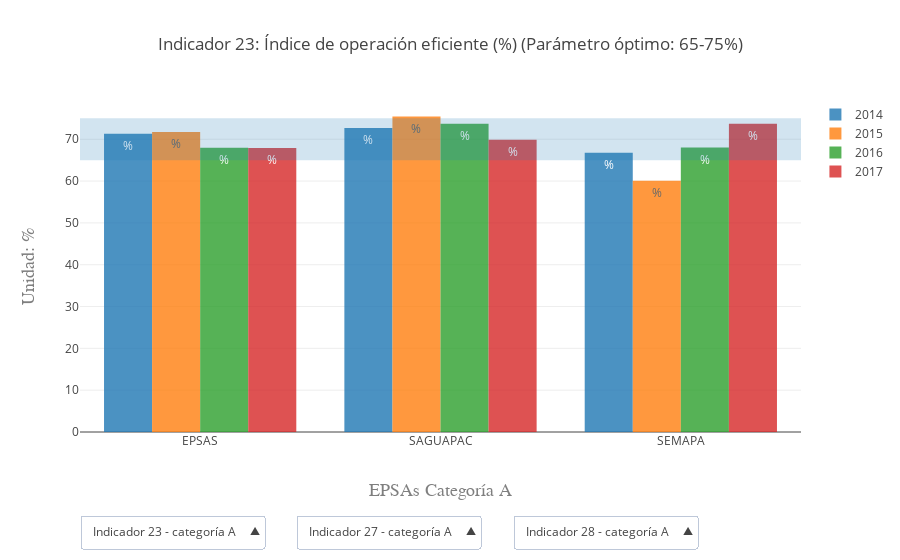

Notebook code for this chart:
### Code cell
iplot(fig2)

### Figure 1 — Plotly figure (JSON) as saved in the notebook; plotly's stock layout.template omitted (floating-point values rounded to 4 significant figures)
{"data": [{"marker": {"color": "#1f77b4"}, "name": "2014", "opacity": 0.8, "text": "%", "type": "bar", "uid": "a4ee21b8-cc9b-11e8-a928-f0761c9f65e1", "visible": true, "x": ["EPSAS", "SAGUAPAC", "SEMAPA"], "y": [71.3, 72.72, 66.79]}, {"marker": {"color": "#ff7f0e"}, "name": "2015", "opacity": 0.8, "text": "%", "type": "bar", "uid": "a4ee21b9-cc9b-11e8-a3f4-f0761c9f65e1", "visible": true, "x": ["EPSAS", "SAGUAPAC", "SEMAPA"], "y": [71.71, 75.42, 60.08]}, {"marker": {"color": "#2ca02c"}, "name": "2016", "opacity": 0.8, "text": "%", "type": "bar", "uid": "a4ee21ba-cc9b-11e8-a746-f0761c9f65e1", "visible": true, "x": ["EPSAS", "SAGUAPAC", "SEMAPA"], "y": [67.95, 73.69, 68.03]}, {"marker": {"color": "#d62728"}, "name": "2017", "opacity": 0.8, "text": "%", "type": "bar", "uid": "a4ee21bb-cc9b-11e8-8f83-f0761c9f65e1", "visible": true, "x": ["EPSAS", "SAGUAPAC", "SEMAPA"], "y": [67.94, 69.86, 73.72]}, {"marker": {"color": "#1f77b4"}, "name": "2014", "opacity": 0.8, "text": "%CUO(Bs.)", "type": "bar", "uid": "a4ee21bc-cc9b-11e8-95e4-f0761c9f65e1", "visible": false, "x": ["EPSAS", "SAGUAPAC", "SEMAPA"], "y": [5.2, 5.47, 8.29]}, {"marker": {"color": "#ff7f0e"}, "name": "2015", "opacity": 0.8, "text": "%CUO(Bs.)", "type": "bar", "uid": "a4ee21bd-cc9b-11e8-aa8e-f0761c9f65e1", "visible": false, "x": ["EPSAS", "SAGUAPAC", "SEMAPA"], "y": [5.22, 5.49, 8.09]}, {"marker": {"color": "#2ca02c"}, "name": "2016", "opacity": 0.8, "text": "%CUO(Bs.)", "type": "bar", "uid": "a4ee21be-cc9b-11e8-9e45-f0761c9f65e1", "visible": false, "x": ["EPSAS", "SAGUAPAC", "SEMAPA"], "y": [5.61, 5.53, 9.63]}, {"marker": {"color": "#d62728"}, "name": "2017", "opacity": 0.8, "text": "%CUO(Bs.)", "type": "bar", "uid": "a4ee21bf-cc9b-11e8-83be-f0761c9f65e1", "visible": false, "x": ["EPSAS", "SAGUAPAC", "SEMAPA"], "y": [5.58, 5.67, 10.36]}, {"marker": {"color": "#1f77b4"}, "name": "2014", "opacity": 0.8, "text": "%TM(Bs.)", "type": "bar", "uid": "a4ee21c0-cc9b-11e8-b719-f0761c9f65e1", "visible": false, "x": ["EPSAS", "SAGUAPAC", "SEMAPA"], "y": [4.43, 5.38, 10.16]}, {"marker": {"color": "#ff7f0e"}, "name": "2015", "opacity": 0.8, "text": "%TM(Bs.)", "type": "bar", "uid": "a4ee21c1-cc9b-11e8-a8d3-f0761c9f65e1", "visible": false, "x": ["EPSAS", "SAGUAPAC", "SEMAPA"], "y": [4.47, 5.52, 9.84]}, {"marker": {"color": "#2ca02c"}, "name": "2016", "opacity": 0.8, "text": "%TM(Bs.)", "type": "bar", "uid": "a4ee21c2-cc9b-11e8-9025-f0761c9f65e1", "visible": false, "x": ["EPSAS", "SAGUAPAC", "SEMAPA"], "y": [4.59, 5.43, 12.85]}, {"marker": {"color": "#d62728"}, "name": "2017", "opacity": 0.8, "text": "%TM(Bs.)", "type": "bar", "uid": "a4ee21c3-cc9b-11e8-ae86-f0761c9f65e1", "visible": false, "x": ["EPSAS", "SAGUAPAC", "SEMAPA"], "y": [4.75, 5.45, 15.03]}, {"marker": {"color": "#1f77b4"}, "name": "2014", "opacity": 0.8, "text": "%", "type": "bar", "uid": "a4ee21c4-cc9b-11e8-bf4e-f0761c9f65e1", "visible": false, "x": ["AAPOS", "BUSTILLO", "CAPAG", "COATRI", "COOPAGUAS", "COOPAPPI", "COOPLAN", "COSAALT", "COSMOL", "COSPAIL", "ELAPAS", "EMAPAS", "EMAPAV", "EMAPYC", "EPSA COBIJA", "MANCHACO", "SAJUBA", "SELA"], "y": [80.2, 128.6, 107.1, 124.8, 96.42, 90.36, 90.81, 80.61, 111.9, 80.81, 80.28, 111.0, 87.91, 86.17, 125.6, 118.2, 74.24, 68.34]}, {"marker": {"color": "#ff7f0e"}, "name": "2015", "opacity": 0.8, "text": "%", "type": "bar", "uid": "a4ee21c5-cc9b-11e8-a01d-f0761c9f65e1", "visible": false, "x": ["AAPOS", "BUSTILLO", "CAPAG", "COATRI", "COOPAGUAS", "COOPAPPI", "COOPLAN", "COSAALT", "COSMOL", "COSPAIL", "ELAPAS", "EMAPAS", "EMAPAV", "EMAPYC", "EPSA COBIJA", "MANCHACO", "SAJUBA", "SELA"], "y": [80.32, 121.9, 96.63, 115.0, 98.86, 99.91, 95.05, 87.49, 112.9, 90.76, 76.68, 133.1, 87.96, 92.33, 158.5, 104.7, 104.3, 69.27]}, {"marker": {"color": "#2ca02c"}, "name": "2016", "opacity": 0.8, "text": "%", "type": "bar", "uid": "a4ee21c6-cc9b-11e8-9e1a-f0761c9f65e1", "visible": false, "x": ["AAPOS", "BUSTILLO", "CAPAG", "COATRI", "COOPAGUAS", "COOPAPPI", "COOPLAN", "COSAALT", "COSMOL", "COSPAIL", "ELAPAS", "EMAPAS", "EMAPAV", "EMAPYC", "EPSA COBIJA", "MANCHACO", "SAJUBA", "SELA"], "y": [117.4, 123.5, 104.9, 118.3, 105.7, 120.2, 97.59, 93.62, 100, 94.11, 69.55, 197.9, 99.68, 102.8, 118.7, 146.7, 104.7, 69.03]}, {"marker": {"color": "#d62728"}, "name": "2017", "opacity": 0.8, "text": "%", "type": "bar", "uid": "a4ee21c7-cc9b-11e8-b559-f0761c9f65e1", "visible": false, "x": ["AAPOS", "BUSTILLO", "CAPAG", "COATRI", "COOPAGUAS", "COOPAPPI", "COOPLAN", "COSAALT", "COSMOL", "COSPAIL", "ELAPAS", "EMAPAS", "EMAPAV", "EMAPYC", "EPSA COBIJA", "MANCHACO", "SAJUBA", "SELA"], "y": [98.2, 93.29, 104.3, 124.9, 100.3, 101.1, 102.9, 83.34, 99.55, 96.38, 70.93, 90.9, 107.7, 101.9, 110.9, 117.8, 98.14, 74.56]}, {"marker": {"color": "#1f77b4"}, "name": "2014", "opacity": 0.8, "text": "%CUO(Bs.)", "type": "bar", "uid": "a4ee21c8-cc9b-11e8-a3e0-f0761c9f65e1", "visible": false, "x": ["AAPOS", "BUSTILLO", "CAPAG", "COATRI", "COOPAGUAS", "COOPAPPI", "COOPLAN", "COSAALT", "COSMOL", "COSPAIL", "ELAPAS", "EMAPAS", "EMAPAV", "EMAPYC", "EPSA COBIJA", "MANCHACO", "SAJUBA", "SELA"], "y": [3.09, null, 2.84, 4.52, 3.32, 2.69, 3.34, 3.26, 3.37, 3.37, 5.48, 6.89, 2.38, 5.84, 2.16, 2.22, 2.36, 4.38]}, {"marker": {"color": "#ff7f0e"}, "name": "2015", "opacity": 0.8, "text": "%CUO(Bs.)", "type": "bar", "uid": "a4ee21c9-cc9b-11e8-b087-f0761c9f65e1", "visible": false, "x": ["AAPOS", "BUSTILLO", "CAPAG", "COATRI", "COOPAGUAS", "COOPAPPI", "COOPLAN", "COSAALT", "COSMOL", "COSPAIL", "ELAPAS", "EMAPAS", "EMAPAV", "EMAPYC", "EPSA COBIJA", "MANCHACO", "SAJUBA", "SELA"], "y": [2.73, null, 2.85, 5.28, 3.34, 2.48, 2.95, 3.75, 3.38, 3.58, 5.67, null, 2.05, 5.74, null, 1.35, 2.23, 4.59]}, {"marker": {"color": "#2ca02c"}, "name": "2016", "opacity": 0.8, "text": "%CUO(Bs.)", "type": "bar", "uid": "a4ee21ca-cc9b-11e8-860f-f0761c9f65e1", "visible": false, "x": ["AAPOS", "BUSTILLO", "CAPAG", "COATRI", "COOPAGUAS", "COOPAPPI", "COOPLAN", "COSAALT", "COSMOL", "COSPAIL", "ELAPAS", "EMAPAS", "EMAPAV", "EMAPYC", "EPSA COBIJA", "MANCHACO", "SAJUBA", "SELA"], "y": [2.69, 1.1, 2.4, 5.83, 3.18, null, 2.65, 3.73, 3.27, 3.66, 5.81, null, 2.27, 5.23, 1.59, 1.22, 2.3, 4.67]}, {"marker": {"color": "#d62728"}, "name": "2017", "opacity": 0.8, "text": "%CUO(Bs.)", "type": "bar", "uid": "a4ee21cb-cc9b-11e8-a3b2-f0761c9f65e1", "visible": false, "x": ["AAPOS", "BUSTILLO", "CAPAG", "COATRI", "COOPAGUAS", "COOPAPPI", "COOPLAN", "COSAALT", "COSMOL", "COSPAIL", "ELAPAS", "EMAPAS", "EMAPAV", "EMAPYC", "EPSA COBIJA", "MANCHACO", "SAJUBA", "SELA"], "y": [3.58, 1.07, 2.44, 5.75, 3.67, 2.3, 2.96, 3.65, 3.43, 3.82, 5.92, 3.87, 2.39, 5.95, 1.82, 1.92, 2.24, 4.77]}, {"marker": {"color": "#1f77b4"}, "name": "2014", "opacity": 0.8, "text": "%TM(Bs.)", "type": "bar", "uid": "a4ee21cc-cc9b-11e8-8580-f0761c9f65e1", "visible": false, "x": ["AAPOS", "BUSTILLO", "CAPAG", "COATRI", "COOPAGUAS", "COOPAPPI", "COOPLAN", "COSAALT", "COSMOL", "COSPAIL", "ELAPAS", "EMAPAS", "EMAPAV", "EMAPYC", "EPSA COBIJA", "MANCHACO", "SAJUBA", "SELA"], "y": [2.91, null, 3.76, 7.86, 3.56, 4.3, 3.08, 3.2, 5.03, 3.05, 6.68, 8.88, 2.27, 6.92, 2.74, 4.46, 2.39, 3.38]}, {"marker": {"color": "#ff7f0e"}, "name": "2015", "opacity": 0.8, "text": "%TM(Bs.)", "type": "bar", "uid": "a4ee21cd-cc9b-11e8-ba97-f0761c9f65e1", "visible": false, "x": ["AAPOS", "BUSTILLO", "CAPAG", "COATRI", "COOPAGUAS", "COOPAPPI", "COOPLAN", "COSAALT", "COSMOL", "COSPAIL", "ELAPAS", "EMAPAS", "EMAPAV", "EMAPYC", "EPSA COBIJA", "MANCHACO", "SAJUBA", "SELA"], "y": [2.87, null, 3.43, 8.69, 3.67, 3.9, 3.39, 3.98, 4.84, 3.66, 7.15, null, 2.35, 7.76, null, 3.05, 3.01, 5.16]}, {"marker": {"color": "#2ca02c"}, "name": "2016", "opacity": 0.8, "text": "%TM(Bs.)", "type": "bar", "uid": "a4ee21ce-cc9b-11e8-beb4-f0761c9f65e1", "visible": false, "x": ["AAPOS", "BUSTILLO", "CAPAG", "COATRI", "COOPAGUAS", "COOPAPPI", "COOPLAN", "COSAALT", "COSMOL", "COSPAIL", "ELAPAS", "EMAPAS", "EMAPAV", "EMAPYC", "EPSA COBIJA", "MANCHACO", "SAJUBA", "SELA"], "y": [4.07, 2.17, 3.52, 9.08, 4.17, null, 3.39, 3.85, 4.67, 3.9, 6.7, null, 3.12, 7.9, 2.22, 3.8, 3, 5.02]}, {"marker": {"color": "#d62728"}, "name": "2017", "opacity": 0.8, "text": "%TM(Bs.)", "type": "bar", "uid": "a4ee21cf-cc9b-11e8-8726-f0761c9f65e1", "visible": false, "x": ["AAPOS", "BUSTILLO", "CAPAG", "COATRI", "COOPAGUAS", "COOPAPPI", "COOPLAN", "COSAALT", "COSMOL", "COSPAIL", "ELAPAS", "EMAPAS", "EMAPAV", "EMAPYC", "EPSA COBIJA", "MANCHACO", "SAJUBA", "SELA"], "y": [4.64, 2.19, 3.34, 9.74, 4.23, 2.58, 3.65, 4.06, 4.73, 4.16, 6.9, 7.29, 3.43, 8.21, 2.39, 4.4, 2.93, 5.3]}, {"marker": {"color": "#1f77b4"}, "name": "2014", "opacity": 0.8, "text": "%", "type": "bar", "uid": "a4ee21d0-cc9b-11e8-b919-f0761c9f65e1", "visible": false, "x": ["CAPU", "COMAYO", "COOPAGUAB", "COOPLIM", "COOSIV", "COOSPELCAR", "COSAJU", "COSAP", "COSAPAC", "COSAPSI", "COSCHAL", "COSEPA", "COSEPA", "COSIMBO", "COSMIN", "COSMON", "COSPHUL", "COSPUGEBUL", "EMAAB", "EMAPA", "EMPSAAT", "EMSABAV", "FLORIDA", "LA GUARDIA", "LA PORTEÑA", "SAMAPAR", "SEAPAS"], "y": [90.4, null, 93.3, 93.64, 97.69, 88.32, 74.27, 98.29, 125.6, 106.2, 100.2, null, 81.11, null, 85.74, 88.57, 97.9, 104.7, 176.1, 120.9, 93.27, 92.85, 95, 94.92, 105.4, 103.3, 98.63]}, {"marker": {"color": "#ff7f0e"}, "name": "2015", "opacity": 0.8, "text": "%", "type": "bar", "uid": "a4ee21d1-cc9b-11e8-944f-f0761c9f65e1", "visible": false, "x": ["CAPU", "COMAYO", "COOPAGUAB", "COOPLIM", "COOSIV", "COOSPELCAR", "COSAJU", "COSAP", "COSAPAC", "COSAPSI", "COSCHAL", "COSEPA", "COSEPA", "COSIMBO", "COSMIN", "COSMON", "COSPHUL", "COSPUGEBUL", "EMAAB", "EMAPA", "EMPSAAT", "EMSABAV", "FLORIDA", "LA GUARDIA", "LA PORTEÑA", "SAMAPAR", "SEAPAS"], "y": [91.9, 83.74, 94.97, 87.38, 103.7, 111.8, 80.18, 94.5, 93.14, 98.73, 104.1, 112.2, 105.8, 74.06, 110.9, 83.28, 93.68, 93.47, 148.0, 101, 95.63, 93.46, 102.6, 95.98, 110.1, 99.59, 83.64]}, {"marker": {"color": "#2ca02c"}, "name": "2016", "opacity": 0.8, "text": "%", "type": "bar", "uid": "a4ee21d2-cc9b-11e8-905b-f0761c9f65e1", "visible": false, "x": ["CAPU", "COMAYO", "COOPAGUAB", "COOPLIM", "COOSIV", "COOSPELCAR", "COSAJU", "COSAP", "COSAPAC", "COSAPSI", "COSCHAL", "COSEPA", "COSEPA", "COSEPCO", "COSEPUR", "COSIMBO", "COSMIN", "COSMON", "COSPHUL", "COSPUGEBUL", "EMAAB", "EMAPA", "EMPSAAT", "EMSABAV", "FLORIDA", "LA GUARDIA", "LA PORTEÑA", "SAMAPAR", "SEAPAS", "SMAPA"], "y": [84.72, 93.38, 89.52, 79.44, 154.6, 97.06, 81.87, 93.32, 90.39, 95.1, 95.9, 107.4, 104.6, 120.1, 109.0, 143.4, 107.8, 79.56, 91.86, 99.4, 129.7, 113.2, 87.39, 87.99, 84.16, 91.29, 114.9, 89.34, 77.35, null]}, {"marker": {"color": "#d62728"}, "name": "2017", "opacity": 0.8, "text": "%", "type": "bar", "uid": "a4ee21d3-cc9b-11e8-858f-f0761c9f65e1", "visible": false, "x": ["6 DE OCTUBRE", "CAPU", "COAPASB", "COMAYO", "COOPAGUAB", "COOPLIM", "COOSIV", "COOSPELCAR", "COSAJU", "COSAP", "COSAPAC", "COSAPSI", "COSCHAL", "COSEPCO", "COSEPUR", "COSFAL", "COSIMBO", "COSMIN", "COSMON", "COSPAS", "COSPHUL", "COSPOL", "COSPUGEBUL", "EMAAB", "EMAPA", "EMPSAAT", "EMSABAV", "FLORIDA", "LA GUARDIA", "LA PORTEÑA", "SAMAPAR", "SEAPAS", "SEMAPAR", "SMAPA"], "y": [107.5, 87.12, null, 89.88, 94.67, 82.69, 145.6, 105.9, 86.95, 93.98, 107.2, 102.5, 92.01, 103.3, 99.23, 67.65, 123.2, 84.92, 79.82, 96.66, 90.43, 89.45, 79.74, 118.1, 99.96, 107.9, 87.35, 104.3, 101.3, 108.2, 83.68, 82.01, 138.9, 146.3]}, {"marker": {"color": "#1f77b4"}, "name": "2014", "opacity": 0.8, "text": "%CUO(Bs.)", "type": "bar", "uid": "a4ee21d4-cc9b-11e8-b5d2-f0761c9f65e1", "visible": false, "x": ["CAPU", "COMAYO", "COOPAGUAB", "COOPLIM", "COOSIV", "COOSPELCAR", "COSAJU", "COSAP", "COSAPAC", "COSAPSI", "COSCHAL", "COSEPA", "COSEPA", "COSIMBO", "COSMIN", "COSMON", "COSPHUL", "COSPUGEBUL", "EMAAB", "EMAPA", "EMPSAAT", "EMSABAV", "FLORIDA", "LA GUARDIA", "LA PORTEÑA", "SAMAPAR", "SEAPAS"], "y": [5.75, null, 2.28, 3.28, 1.79, 2.37, null, 2.8, null, 1.47, 3.35, null, 3.62, null, 2.24, 3.76, 5.27, 2.98, 1.14, null, 2.53, null, null, 2.37, null, null, 2.66]}, {"marker": {"color": "#ff7f0e"}, "name": "2015", "opacity": 0.8, "text": "%CUO(Bs.)", "type": "bar", "uid": "a4ee21d5-cc9b-11e8-a14b-f0761c9f65e1", "visible": false, "x": ["CAPU", "COMAYO", "COOPAGUAB", "COOPLIM", "COOSIV", "COOSPELCAR", "COSAJU", "COSAP", "COSAPAC", "COSAPSI", "COSCHAL", "COSEPA", "COSEPA", "COSIMBO", "COSMIN", "COSMON", "COSPHUL", "COSPUGEBUL", "EMAAB", "EMAPA", "EMPSAAT", "EMSABAV", "FLORIDA", "LA GUARDIA", "LA PORTEÑA", "SAMAPAR", "SEAPAS"], "y": [2.84, null, 2.78, 3.28, 1.93, 2.41, 2.79, 3.35, null, null, 3.5, null, 3.04, 7.26, 2.42, 4.2, 5.75, 3.45, 0.9, 2.16, 2.52, null, 2.37, 2.85, 4.59, 1.58, 2.98]}, {"marker": {"color": "#2ca02c"}, "name": "2016", "opacity": 0.8, "text": "%CUO(Bs.)", "type": "bar", "uid": "a4ee21d6-cc9b-11e8-90b8-f0761c9f65e1", "visible": false, "x": ["CAPU", "COMAYO", "COOPAGUAB", "COOPLIM", "COOSIV", "COOSPELCAR", "COSAJU", "COSAP", "COSAPAC", "COSAPSI", "COSCHAL", "COSEPA", "COSEPA", "COSEPCO", "COSEPUR", "COSIMBO", "COSMIN", "COSMON", "COSPHUL", "COSPUGEBUL", "EMAAB", "EMAPA", "EMPSAAT", "EMSABAV", "FLORIDA", "LA GUARDIA", "LA PORTEÑA", "SAMAPAR", "SEAPAS", "SMAPA"], "y": [0.59, 3.12, 2.76, 3.39, 1.9, 2.44, 2.83, 3.02, null, 2.05, 3.81, 2.86, 2.81, null, 1.98, 2.58, 2.47, 4.52, 5.47, 2.58, 0.99, 1.78, 2.58, 1.67, 2.57, 3.45, 4.61, 1.57, 3.15, null]}, {"marker": {"color": "#d62728"}, "name": "2017", "opacity": 0.8, "text": "%CUO(Bs.)", "type": "bar", "uid": "a4ee21d7-cc9b-11e8-841b-f0761c9f65e1", "visible": false, "x": ["6 DE OCTUBRE", "CAPU", "COAPASB", "COMAYO", "COOPAGUAB", "COOPLIM", "COOSIV", "COOSPELCAR", "COSAJU", "COSAP", "COSAPAC", "COSAPSI", "COSCHAL", "COSEPCO", "COSEPUR", "COSFAL", "COSIMBO", "COSMIN", "COSMON", "COSPAS", "COSPHUL", "COSPOL", "COSPUGEBUL", "EMAAB", "EMAPA", "EMPSAAT", "EMSABAV", "FLORIDA", "LA GUARDIA", "LA PORTEÑA", "SAMAPAR", "SEAPAS", "SEMAPAR", "SMAPA"], "y": [3.23, 2.72, null, 3.74, 2.77, 3.55, 1.92, 2.52, 2.86, 3.1, 0.3, 2.04, 3.76, 6.06, 1.82, 2.64, 2.64, 2.7, 4.73, 6.47, 5.23, 2.99, 3.1, 0.96, 1.95, 2.65, 3.03, 2.35, 3.53, 4.14, 1.59, 3.27, 4.37, null]}, {"marker": {"color": "#1f77b4"}, "name": "2014", "opacity": 0.8, "text": "%TM(Bs.)", "type": "bar", "uid": "a4ee21d8-cc9b-11e8-b642-f0761c9f65e1", "visible": false, "x": ["CAPU", "COMAYO", "COOPAGUAB", "COOPLIM", "COOSIV", "COOSPELCAR", "COSAJU", "COSAP", "COSAPAC", "COSAPSI", "COSCHAL", "COSEPA", "COSEPA", "COSIMBO", "COSMIN", "COSMON", "COSPHUL", "COSPUGEBUL", "EMAAB", "EMAPA", "EMPSAAT", "EMSABAV", "FLORIDA", "LA GUARDIA", "LA PORTEÑA", "SAMAPAR", "SEAPAS"], "y": [6.45, null, 4.53, 4.85, 3.41, 2.67, null, 3.3, null, 2.23, 4.29, null, 3.76, null, 3.67, 4.92, 5.76, 5.3, 2.05, null, 2.82, null, null, 3.59, null, null, 3.57]}, {"marker": {"color": "#ff7f0e"}, "name": "2015", "opacity": 0.8, "text": "%TM(Bs.)", "type": "bar", "uid": "a4ee21d9-cc9b-11e8-83a7-f0761c9f65e1", "visible": false, "x": ["CAPU", "COMAYO", "COOPAGUAB", "COOPLIM", "COOSIV", "COOSPELCAR", "COSAJU", "COSAP", "COSAPAC", "COSAPSI", "COSCHAL", "COSEPA", "COSEPA", "COSIMBO", "COSMIN", "COSMON", "COSPHUL", "COSPUGEBUL", "EMAAB", "EMAPA", "EMPSAAT", "EMSABAV", "FLORIDA", "LA GUARDIA", "LA PORTEÑA", "SAMAPAR", "SEAPAS"], "y": [3.26, null, 5.6, 4.43, 3.83, 3.61, 3.65, 3.94, null, null, 4.61, null, 4.28, 7.05, 4.22, 5.06, 5.84, 5.94, 1.59, 2.4, 2.89, null, 4.12, 3.7, 7.03, 2.27, 3.3]}, {"marker": {"color": "#2ca02c"}, "name": "2016", "opacity": 0.8, "text": "%TM(Bs.)", "type": "bar", "uid": "a4ee21da-cc9b-11e8-9d24-f0761c9f65e1", "visible": false, "x": ["CAPU", "COMAYO", "COOPAGUAB", "COOPLIM", "COOSIV", "COOSPELCAR", "COSAJU", "COSAP", "COSAPAC", "COSAPSI", "COSCHAL", "COSEPA", "COSEPA", "COSEPCO", "COSEPUR", "COSIMBO", "COSMIN", "COSMON", "COSPHUL", "COSPUGEBUL", "EMAAB", "EMAPA", "EMPSAAT", "EMSABAV", "FLORIDA", "LA GUARDIA", "LA PORTEÑA", "SAMAPAR", "SEAPAS", "SMAPA"], "y": [3.17, 3.49, 5.25, 4.3, 3.69, 3.45, 3.8, 3.91, null, 2.67, 4.32, 3.62, 4.16, null, 2.58, 6.04, 4.26, 5.07, 6.15, 3.8, 1.56, 2.79, 2.81, 2.01, 3.74, 4.25, 7.13, 2.11, 3.26, null]}, {"marker": {"color": "#d62728"}, "name": "2017", "opacity": 0.8, "text": "%TM(Bs.)", "type": "bar", "uid": "a4ee21db-cc9b-11e8-9a91-f0761c9f65e1", "visible": false, "x": ["6 DE OCTUBRE", "CAPU", "COAPASB", "COMAYO", "COOPAGUAB", "COOPLIM", "COOSIV", "COOSPELCAR", "COSAJU", "COSAP", "COSAPAC", "COSAPSI", "COSCHAL", "COSEPCO", "COSEPUR", "COSFAL", "COSIMBO", "COSMIN", "COSMON", "COSPAS", "COSPHUL", "COSPOL", "COSPUGEBUL", "EMAAB", "EMAPA", "EMPSAAT", "EMSABAV", "FLORIDA", "LA GUARDIA", "LA PORTEÑA", "SAMAPAR", "SEAPAS", "SEMAPAR", "SMAPA"], "y": [4.24, 3.46, null, 4.06, 3.86, 4.63, 3.58, 3.51, 3.75, 4.2, 0.52, 2.77, 4.35, 6.88, 2.21, 3.05, 5.17, 3.7, 5.63, 6.76, 6.07, 3.11, 3.8, 1.65, null, 3.33, 3.35, 3.81, 4.63, 5.36, 2.05, 3.53, 11.95, null]}, {"marker": {"color": "#1f77b4"}, "name": "2014", "opacity": 0.8, "text": "%", "type": "bar", "uid": "a4ee21dc-cc9b-11e8-af84-f0761c9f65e1", "visible": false, "x": ["CAPSCH", "COAPAS VINTO", "COOAPASH", "COSEPFA", "COSEPP", "COSERCA", "COSSAJA"], "y": [77.79, 87.79, null, null, 119.0, 116.4, 116.0]}, {"marker": {"color": "#ff7f0e"}, "name": "2015", "opacity": 0.8, "text": "%", "type": "bar", "uid": "a4ee21dd-cc9b-11e8-9d39-f0761c9f65e1", "visible": false, "x": ["CAPSCH", "COAPAS VINTO", "COOAPASH", "COSEPFA", "COSEPP", "COSERCA", "COSSAJA"], "y": [92.24, 79.89, 97.7, 128.3, 90.79, 109.9, 121.8]}, {"marker": {"color": "#2ca02c"}, "name": "2016", "opacity": 0.8, "text": "%", "type": "bar", "uid": "a4ee21de-cc9b-11e8-93c1-f0761c9f65e1", "visible": false, "x": ["ASOAPAL", "CAPCHI", "CAPSCH", "COAPAS VINTO", "COLOMI", "COOAPASH", "COSAJO", "COSEPFA", "COSEPP", "COSERCA", "COSSAJA", "JASAP", "JOROCHITO"], "y": [112.3, 96.71, 80.51, 100.8, 57.81, 65.92, 122.6, 121.7, 80.88, 82.26, 104.2, 99.79, 112.4]}, {"marker": {"color": "#d62728"}, "name": "2017", "opacity": 0.8, "text": "%", "type": "bar", "uid": "a4ee21df-cc9b-11e8-a0a8-f0761c9f65e1", "visible": false, "x": ["ASOAPAL", "CAPCHI", "CAPSCH", "COAPAS VINTO", "COLOMI", "COOAPASH", "COSEPFA", "COSEPP", "COSERCA", "COSSAJA", "JASAP", "JOROCHITO"], "y": [64.01, 106.2, 106.3, 89.26, 58.98, 86.32, 122.1, 115.6, 83.21, 112.1, 88.45, 86.05]}, {"marker": {"color": "#1f77b4"}, "name": "2014", "opacity": 0.8, "text": "%CUO(Bs.)", "type": "bar", "uid": "a4ee21e0-cc9b-11e8-ba41-f0761c9f65e1", "visible": false, "x": ["CAPSCH", "COAPAS VINTO", "COOAPASH", "COSEPFA", "COSEPP", "COSERCA", "COSSAJA"], "y": [1.85, 3.67, null, null, null, null, null]}, {"marker": {"color": "#ff7f0e"}, "name": "2015", "opacity": 0.8, "text": "%CUO(Bs.)", "type": "bar", "uid": "a4ee21e1-cc9b-11e8-a622-f0761c9f65e1", "visible": false, "x": ["CAPSCH", "COAPAS VINTO", "COOAPASH", "COSEPFA", "COSEPP", "COSERCA", "COSSAJA"], "y": [null, 3.74, null, 0.97, 2.72, 1.15, 3.09]}, {"marker": {"color": "#2ca02c"}, "name": "2016", "opacity": 0.8, "text": "%CUO(Bs.)", "type": "bar", "uid": "a4ee21e2-cc9b-11e8-a89e-f0761c9f65e1", "visible": false, "x": ["ASOAPAL", "CAPCHI", "CAPSCH", "COAPAS VINTO", "COLOMI", "COOAPASH", "COSAJO", "COSEPFA", "COSEPP", "COSERCA", "COSSAJA", "JASAP", "JOROCHITO"], "y": [1.28, 2.36, null, 3.79, null, null, 3.14, 2.13, 2.73, 1.03, 3.07, null, 2.32]}, {"marker": {"color": "#d62728"}, "name": "2017", "opacity": 0.8, "text": "%CUO(Bs.)", "type": "bar", "uid": "a4ee21e3-cc9b-11e8-9614-f0761c9f65e1", "visible": false, "x": ["ASOAPAL", "CAPCHI", "CAPSCH", "COAPAS VINTO", "COLOMI", "COOAPASH", "COSEPFA", "COSEPP", "COSERCA", "COSSAJA", "JASAP", "JOROCHITO"], "y": [1.68, 2.55, 0.94, 4.17, null, null, 2.43, 2.97, 1.63, 3.11, null, 3.57]}, {"marker": {"color": "#1f77b4"}, "name": "2014", "opacity": 0.8, "text": "%TM(Bs.)", "type": "bar", "uid": "a4ee21e4-cc9b-11e8-b19a-f0761c9f65e1", "visible": false, "x": ["CAPSCH", "COAPAS VINTO", "COOAPASH", "COSEPFA", "COSEPP", "COSERCA", "COSSAJA"], "y": [1.61, 4.73, null, null, null, null, null]}, {"marker": {"color": "#ff7f0e"}, "name": "2015", "opacity": 0.8, "text": "%TM(Bs.)", "type": "bar", "uid": "a4ee21e5-cc9b-11e8-8c64-f0761c9f65e1", "visible": false, "x": ["CAPSCH", "COAPAS VINTO", "COOAPASH", "COSEPFA", "COSEPP", "COSERCA", "COSSAJA"], "y": [null, 4.76, null, 1.93, 3.68, 1.41, 4.9]}, {"marker": {"color": "#2ca02c"}, "name": "2016", "opacity": 0.8, "text": "%TM(Bs.)", "type": "bar", "uid": "a4ee21e6-cc9b-11e8-befc-f0761c9f65e1", "visible": false, "x": ["ASOAPAL", "CAPCHI", "CAPSCH", "COAPAS VINTO", "COLOMI", "COOAPASH", "COSAJO", "COSEPFA", "COSEPP", "COSERCA", "COSSAJA", "JASAP", "JOROCHITO"], "y": [2.45, 3.68, null, 5.37, null, null, 6.38, 3.81, 3.49, 0.98, 4.63, null, 3.65]}, {"marker": {"color": "#d62728"}, "name": "2017", "opacity": 0.8, "text": "%TM(Bs.)", "type": "bar", "uid": "a4ee21e7-cc9b-11e8-95ff-f0761c9f65e1", "visible": false, "x": ["ASOAPAL", "CAPCHI", "CAPSCH", "COAPAS VINTO", "COLOMI", "COOAPASH", "COSEPFA", "COSEPP", "COSERCA", "COSSAJA", "JASAP", "JOROCHITO"], "y": [1.67, 4.17, 2.03, 5.23, null, null, 4.29, 5.87, 1.52, 4.82, null, 4.59]}], "layout": {"shapes": [{"fillcolor": "#1f77b4", "line": {"width": 0}, "opacity": 0.2, "type": "rect", "x0": 0, "x1": 1, "xref": "paper", "y0": 65, "y1": 75, "yref": "y"}], "title": "Indicador 23: Índice de operación eficiente (%) (Parámetro óptimo: 65-75%)", "updatemenus": [{"active": 0, "buttons": [{"args": [{"visible": [true, true, true, true, false, false, false, false, false, false, false, false, false, false, false, false, false, false, false, false, false, false, false, false, false, false, false, false, false, false, false, false, false, false, false, false, false, false, false, false, false, false, false, false, false, false, false, false]}, {"shapes": [{"fillcolor": "#1f77b4", "line": {"width": 0}, "opacity": 0.2, "type": "rect", "x0": 0, "x1": 1, "xref": "paper", "y0": 65, "y1": 75, "yref": "y"}], "title": "Indicador 23: Índice de operación eficiente (%) (Parámetro óptimo: 65-75%)", "xaxis": {"title": "EPSAs Categoría A", "titlefont": {"color": "#7f7f7f", "family": "Courier New, monospace", "size": 18}}, "yaxis": {"title": "Unidad: %", "titlefont": {"color": "#7f7f7f", "family": "Courier New, monospace", "size": 18}}}], "label": "Indicador 23 - categoría A", "method": "update"}, {"args": [{"visible": [false, false, false, false, false, false, false, false, false, false, false, false, true, true, true, true, false, false, false, false, false, false, false, false, false, false, false, false, false, false, false, false, false, false, false, false, false, false, false, false, false, false, false, false, false, false, false, false]}, {"shapes": [{"fillcolor": "#1f77b4", "line": {"width": 0}, "opacity": 0.2, "type": "rect", "x0": 0, "x1": 1, "xref": "paper", "y0": 65, "y1": 75, "yref": "y"}], "title": "Indicador 23: Índice de operación eficiente (%) (Parámetro óptimo: 65-75%)", "xaxis": {"title": "EPSAs Categoría B", "titlefont": {"color": "#7f7f7f", "family": "Courier New, monospace", "size": 18}}, "yaxis": {"title": "Unidad: %", "titlefont": {"color": "#7f7f7f", "family": "Courier New, monospace", "size": 18}}}], "label": "Indicador 23 - categoría B", "method": "update"}, {"args": [{"visible": [false, false, false, false, false, false, false, false, false, false, false, false, false, false, false, false, false, false, false, false, false, false, false, false, true, true, true, true, false, false, false, false, false, false, false, false, false, false, false, false, false, false, false, false, false, false, false, false]}, {"shapes": [{"fillcolor": "#1f77b4", "line": {"width": 0}, "opacity": 0.2, "type": "rect", "x0": 0, "x1": 1, "xref": "paper", "y0": 65, "y1": 75, "yref": "y"}], "title": "Indicador 23: Índice de operación eficiente (%) (Parámetro óptimo: 65-75%)", "xaxis": {"title": "EPSAs Categoría C", "titlefont": {"color": "#7f7f7f", "family": "Courier New, monospace", "size": 18}}, "yaxis": {"title": "Unidad: %", "titlefont": {"color": "#7f7f7f", "family": "Courier New, monospace", "size": 18}}}], "label": "Indicador 23 - categoría C", "method": "update"}, {"args": [{"visible": [false, false, false, false, false, false, false, false, false, false, false, false, false, false, false, false, false, false, false, false, false, false, false, false, false, false, false, false, false, false, false, false, false, false, false, false, true, true, true, true, false, false, false, false, false, false, false, false]}, {"shapes": [{"fillcolor": "#1f77b4", "line": {"width": 0}, "opacity": 0.2, "type": "rect", "x0": 0, "x1": 1, "xref": "paper", "y0": 65, "y1": 75, "yref": "y"}], "title": "Indicador 23: Índice de operación eficiente (%) (Parámetro óptimo: 65-75%)", "xaxis": {"title": "EPSAs Categoría D", "titlefont": {"color": "#7f7f7f", "family": "Courier New, monospace", "size": 18}}, "yaxis": {"title": "Unidad: %", "titlefont": {"color": "#7f7f7f", "family": "Courier New, monospace", "size": 18}}}], "label": "Indicador 23 - categoría D", "method": "update"}], "direction": "up", "x": 0, "xanchor": "left", "y": -0.25, "yanchor": "top"}, {"active": 0, "buttons": [{"args": [{"visible": [false, false, false, false, true, true, true, true, false, false, false, false, false, false, false, false, false, false, false, false, false, false, false, false, false, false, false, false, false, false, false, false, false, false, false, false, false, false, false, false, false, false, false, false, false, false, false, false]}, {"shapes": [], "title": "Indicador 27: Tarifa media (%CUO(Bs.)) ", "xaxis": {"title": "EPSAs Categoría A", "titlefont": {"color": "#7f7f7f", "family": "Courier New, monospace", "size": 18}}, "yaxis": {"title": "Unidad: %CUO(Bs.)", "titlefont": {"color": "#7f7f7f", "family": "Courier New, monospace", "size": 18}}}], "label": "Indicador 27 - categoría A", "method": "update"}, {"args": [{"visible": [false, false, false, false, false, false, false, false, false, false, false, false, false, false, false, false, true, true, true, true, false, false, false, false, false, false, false, false, false, false, false, false, false, false, false, false, false, false, false, false, false, false, false, false, false, false, false, false]}, {"shapes": [], "title": "Indicador 27: Tarifa media (%CUO(Bs.)) ", "xaxis": {"title": "EPSAs Categoría B", "titlefont": {"color": "#7f7f7f", "family": "Courier New, monospace", "size": 18}}, "yaxis": {"title": "Unidad: %CUO(Bs.)", "titlefont": {"color": "#7f7f7f", "family": "Courier New, monospace", "size": 18}}}], "label": "Indicador 27 - categoría B", "method": "update"}, {"args": [{"visible": [false, false, false, false, false, false, false, false, false, false, false, false, false, false, false, false, false, false, false, false, false, false, false, false, false, false, false, false, true, true, true, true, false, false, false, false, false, false, false, false, false, false, false, false, false, false, false, false]}, {"shapes": [], "title": "Indicador 27: Tarifa media (%CUO(Bs.)) ", "xaxis": {"title": "EPSAs Categoría C", "titlefont": {"color": "#7f7f7f", "family": "Courier New, monospace", "size": 18}}, "yaxis": {"title": "Unidad: %CUO(Bs.)", "titlefont": {"color": "#7f7f7f", "family": "Courier New, monospace", "size": 18}}}], "label": "Indicador 27 - categoría C", "method": "update"}, {"args": [{"visible": [false, false, false, false, false, false, false, false, false, false, false, false, false, false, false, false, false, false, false, false, false, false, false, false, false, false, false, false, false, false, false, false, false, false, false, false, false, false, false, false, true, true, true, true, false, false, false, false]}, {"shapes": [], "title": "Indicador 27: Tarifa media (%CUO(Bs.)) ", "xaxis": {"title": "EPSAs Categoría D", "titlefont": {"color": "#7f7f7f", "family": "Courier New, monospace", "size": 18}}, "yaxis": {"title": "Unidad: %CUO(Bs.)", "titlefont": {"color": "#7f7f7f", "family": "Courier New, monospace", "size": 18}}}], "label": "Indicador 27 - categoría D", "method": "update"}], "direction": "up", "x": 0.3, "xanchor": "left", "y": -0.25, "yanchor": "top"}, {"active": 0, "buttons": [{"args": [{"visible": [false, false, false, false, false, false, false, false, true, true, true, true, false, false, false, false, false, false, false, false, false, false, false, false, false, false, false, false, false, false, false, false, false, false, false, false, false, false, false, false, false, false, false, false, false, false, false, false]}, {"shapes": [], "title": "Indicador 28: Costo unitario de operación (%TM(Bs.)) ", "xaxis": {"title": "EPSAs Categoría A", "titlefont": {"color": "#7f7f7f", "family": "Courier New, monospace", "size": 18}}, "yaxis": {"title": "Unidad: %TM(Bs.)", "titlefont": {"color": "#7f7f7f", "family": "Courier New, monospace", "size": 18}}}], "label": "Indicador 28 - categoría A", "method": "update"}, {"args": [{"visible": [false, false, false, false, false, false, false, false, false, false, false, false, false, false, false, false, false, false, false, false, true, true, true, true, false, false, false, false, false, false, false, false, false, false, false, false, false, false, false, false, false, false, false, false, false, false, false, false]}, {"shapes": [], "title": "Indicador 28: Costo unitario de operación (%TM(Bs.)) ", "xaxis": {"title": "EPSAs Categoría B", "titlefont": {"color": "#7f7f7f", "family": "Courier New, monospace", "size": 18}}, "yaxis": {"title": "Unidad: %TM(Bs.)", "titlefont": {"color": "#7f7f7f", "family": "Courier New, monospace", "size": 18}}}], "label": "Indicador 28 - categoría B", "method": "update"}, {"args": [{"visible": [false, false, false, false, false, false, false, false, false, false, false, false, false, false, false, false, false, false, false, false, false, false, false, false, false, false, false, false, false, false, false, false, true, true, true, true, false, false, false, false, false, false, false, false, false, false, false, false]}, {"shapes": [], "title": "Indicador 28: Costo unitario de operación (%TM(Bs.)) ", "xaxis": {"title": "EPSAs Categoría C", "titlefont": {"color": "#7f7f7f", "family": "Courier New, monospace", "size": 18}}, "yaxis": {"title": "Unidad: %TM(Bs.)", "titlefont": {"color": "#7f7f7f", "family": "Courier New, monospace", "size": 18}}}], "label": "Indicador 28 - categoría C", "method": "update"}, {"args": [{"visible": [false, false, false, false, false, false, false, false, false, false, false, false, false, false, false, false, false, false, false, false, false, false, false, false, false, false, false, false, false, false, false, false, false, false, false, false, false, false, false, false, false, false, false, false, true, true, true, true]}, {"shapes": [], "title": "Indicador 28: Costo unitario de operación (%TM(Bs.)) ", "xaxis": {"title": "EPSAs Categoría D", "titlefont": {"color": "#7f7f7f", "family": "Courier New, monospace", "size": 18}}, "yaxis": {"title": "Unidad: %TM(Bs.)", "titlefont": {"color": "#7f7f7f", "family": "Courier New, monospace", "size": 18}}}], "label": "Indicador 28 - categoría D", "method": "update"}], "direction": "up", "x": 0.6, "xanchor": "left", "y": -0.25, "yanchor": "top"}], "xaxis": {"title": "EPSAs Categoría A", "titlefont": {"color": "#7f7f7f", "family": "Courier New, monospace", "size": 18}}, "yaxis": {"title": "Unidad: %", "titlefont": {"color": "#7f7f7f", "family": "Courier New, monospace", "size": 18}}}}
